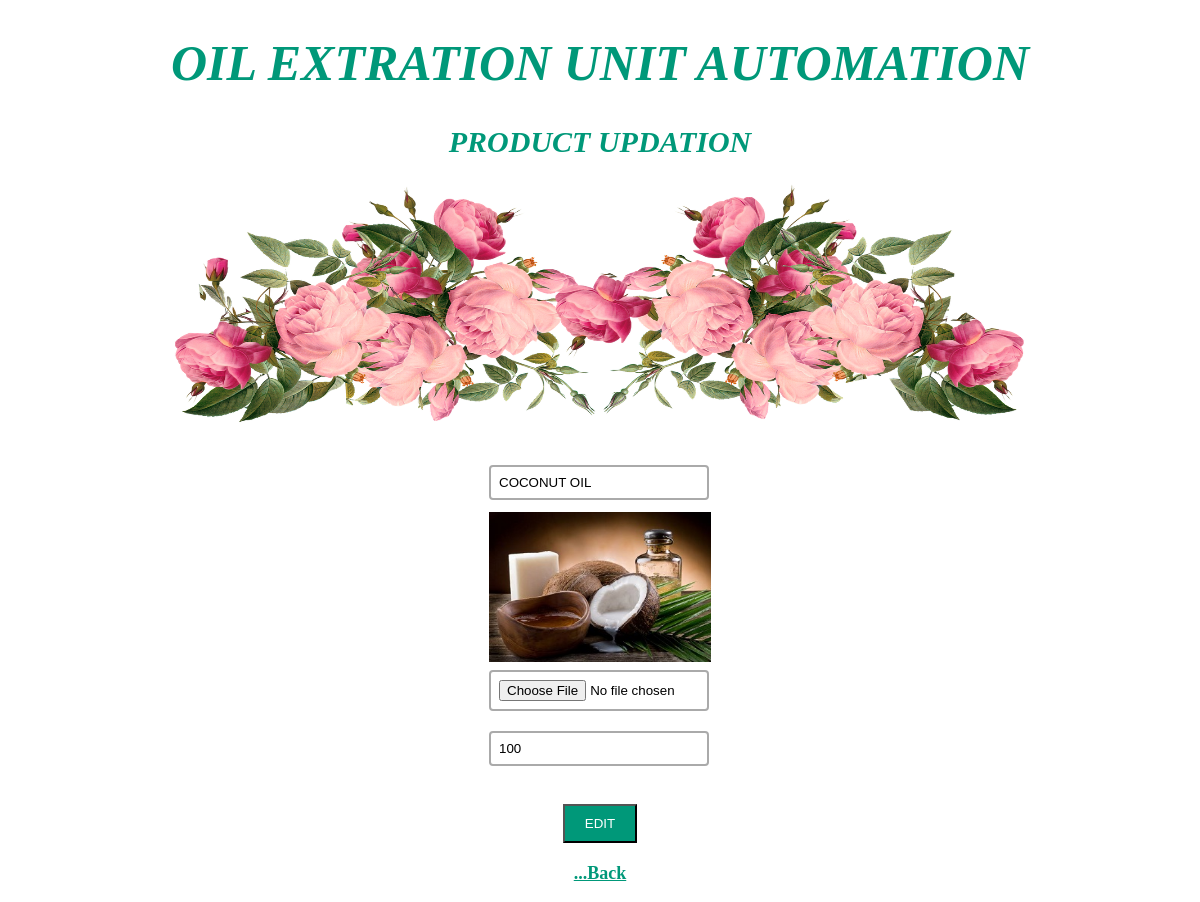
Page /shopupdate.php?id=1 on the committed database.
### tables this page shows
CREATE TABLE `shopping` (
  `ID` int(255) NOT NULL auto_increment,
  `NAME` varchar(255) NOT NULL,
  `IMAGE` varchar(255) NOT NULL,
  `PRICE` int(255) NOT NULL,
  PRIMARY KEY  (`ID`)
);

### shopupdate.php (the view, shortened to what this page needs)
<!DOCTYPE html PUBLIC "-//W3C//DTD XHTML 1.0 Transitional//EN" "http://www.w3.org/TR/xhtml1/DTD/xhtml1-transitional.dtd">
<html xmlns="http://www.w3.org/1999/xhtml">
<head>
</head>
<body>
<center>
<h1 id="h">OIL EXTRATION UNIT AUTOMATION</h1>
<h2 id="sh">PRODUCT UPDATION</h2>
<img src="http://localhost/oilproject/flowers.png" height="250" width="900" />
<h2>
<?php
$res=mysql_query("select * from shopping where ID='$_GET[id]'");?>
<form method="post" enctype="multipart/form-data">
<?php
while($row=mysql_fetch_array($res))
{ ?>
<table><tr>
<td>
<input type="text" name="pname" value="<?php echo $row['NAME'];?>" id="n1"/></td></tr>
<tr><td>
<img src="<?php echo $row['IMAGE']; ?>" height="150" width="222" /><br />
<input type="file" name="img1" id="n1"/><br />
</td></tr>
<tr>
<td><input type="text" name="price" value="<?php echo $row['PRICE']; ?>" id="n1" /></td></tr></table>
<?php } ?>
<br /><input type="submit" name="update" value="EDIT"  id="b1"/>
</form>
<h3><a href="shopping.php" id="bk">...Back</h3></a>
</h2>
</center>
</body>
</html>

### shopupdate.php (style rules this page uses)
body { margin:0; padding:0; background-image:url(http://localhost/oilproject/white.jpg); }
#h { width:90%; font-size:50px;; color:#009879; font-style:italic; font-family:Algerian,BOLD; }
#n1 { width:200px; border:2px solid #aaa; border-radius:4px; margin:8px 0; outline:none; padding:8px; box-sizing:6px; color:black; transition:3s; }
#b1 { background-color:#009879; color:#FFFFFF; padding:10px 20px; }
#sh { width:90%; font-size:30px;; color:#009879; font-style:italic; font-family:Algerian,BOLD; }
#bk { font-size:18px; color:#009879; }

### rows in the picture
shopping: pname "COCONUT OIL", IMAGE (picture), price "100"
